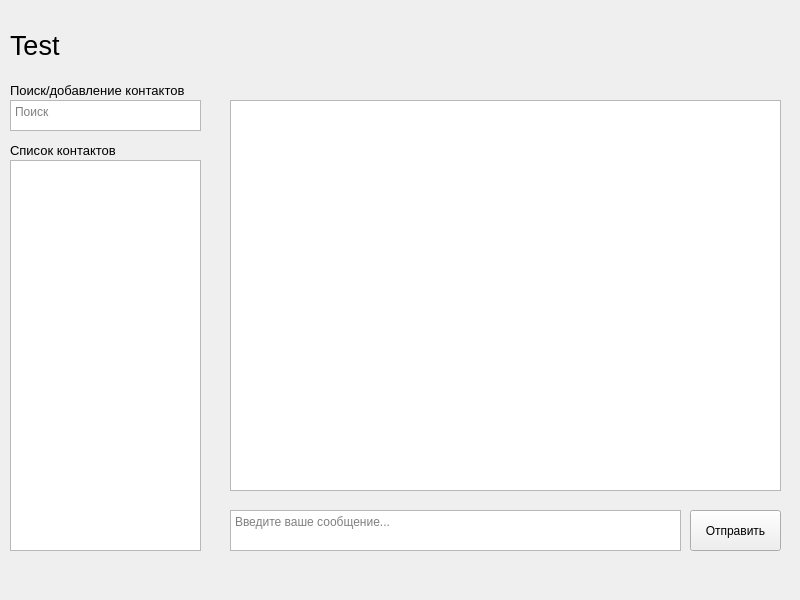
<?xml version="1.0" encoding="UTF-8"?>
<ui version="4.0">
 <class>ClientWindow</class>
 <widget class="QMainWindow" name="ClientWindow">
  <property name="geometry">
   <rect>
    <x>0</x>
    <y>0</y>
    <width>800</width>
    <height>600</height>
   </rect>
  </property>
  <property name="windowTitle">
   <string>ClientWindow</string>
  </property>
  <widget class="QWidget" name="centralwidget">
   <widget class="QTextEdit" name="ContactsList">
    <property name="geometry">
     <rect>
      <x>10</x>
      <y>160</y>
      <width>191</width>
      <height>391</height>
     </rect>
    </property>
   </widget>
   <widget class="QTextEdit" name="FinderContacts">
    <property name="geometry">
     <rect>
      <x>10</x>
      <y>100</y>
      <width>191</width>
      <height>31</height>
     </rect>
    </property>
    <property name="placeholderText">
     <string>Поиск</string>
    </property>
   </widget>
   <widget class="QLabel" name="HeddingContactsList">
    <property name="geometry">
     <rect>
      <x>10</x>
      <y>140</y>
      <width>191</width>
      <height>20</height>
     </rect>
    </property>
    <property name="font">
     <font>
      <family>Arial</family>
      <pointsize>10</pointsize>
     </font>
    </property>
    <property name="text">
     <string>Список контактов</string>
    </property>
   </widget>
   <widget class="QLabel" name="HeddingFinder">
    <property name="geometry">
     <rect>
      <x>10</x>
      <y>80</y>
      <width>191</width>
      <height>20</height>
     </rect>
    </property>
    <property name="font">
     <font>
      <family>Arial</family>
      <pointsize>10</pointsize>
     </font>
    </property>
    <property name="text">
     <string>Поиск/добавление контактов</string>
    </property>
   </widget>
   <widget class="QTextEdit" name="EnterMessage">
    <property name="geometry">
     <rect>
      <x>230</x>
      <y>510</y>
      <width>451</width>
      <height>41</height>
     </rect>
    </property>
    <property name="placeholderText">
     <string>Введите ваше сообщение...</string>
    </property>
   </widget>
   <widget class="QPushButton" name="SendMessageButton">
    <property name="geometry">
     <rect>
      <x>690</x>
      <y>510</y>
      <width>91</width>
      <height>41</height>
     </rect>
    </property>
    <property name="text">
     <string>Отправить</string>
    </property>
   </widget>
   <widget class="QLabel" name="UserLable">
    <property name="geometry">
     <rect>
      <x>10</x>
      <y>30</y>
      <width>771</width>
      <height>31</height>
     </rect>
    </property>
    <property name="font">
     <font>
      <pointsize>20</pointsize>
     </font>
    </property>
    <property name="text">
     <string>Test</string>
    </property>
   </widget>
   <widget class="QTextBrowser" name="textBrowser">
    <property name="geometry">
     <rect>
      <x>230</x>
      <y>100</y>
      <width>551</width>
      <height>391</height>
     </rect>
    </property>
   </widget>
  </widget>
 </widget>
 <resources/>
 <connections>
  <connection>
   <sender>SendMessageButton</sender>
   <signal>clicked()</signal>
   <receiver>EnterMessage</receiver>
   <slot>clear()</slot>
   <hints>
    <hint type="sourcelabel">
     <x>735</x>
     <y>532</y>
    </hint>
    <hint type="destinationlabel">
     <x>455</x>
     <y>530</y>
    </hint>
   </hints>
  </connection>
 </connections>
</ui>
